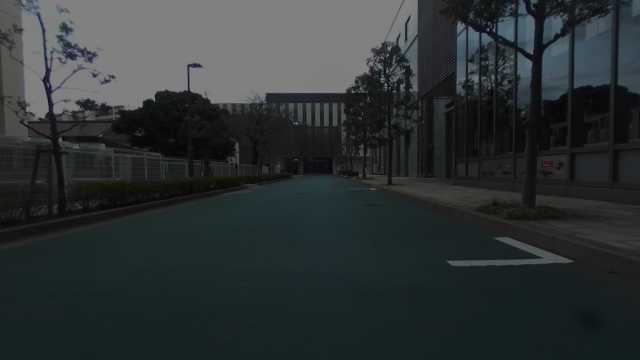
#> input picture e2e_nav_box1/sample_image/03147_alpha0.5.png, 640 x 360 px
$ python change_brightness.py sample_image/03147_alpha0.5.png
#> lines starting #> are read from the running program, lines starting #| are printed output that depends on the picture
#!/usr/bin/env python3
import argparse
import cv2
import sys
from pathlib import Path

def main():
    parser = argparse.ArgumentParser(description="指定した画像の明るさを変更して保存するスクリプト")
    parser.add_argument("image_path", type=str, help="処理する画像のディレクトリまたはファイルのパス")
    parser.add_argument("--beta", type=int, default=30, help="明るさの変動値（負の値で暗く、正の値で明るくなります。推奨: -50 ~ 50）")
    parser.add_argument("--output", type=str, default=None, help="保存先のファイルパス（指定しない場合は元のファイル名に '_beta{値}' が付与されます）")

    args = parser.parse_args()

    img_path = Path(args.image_path)
    if not img_path.exists():
        print(f"エラー: 指定されたファイル・ディレクトリが見つかりません -> {img_path}")
        sys.exit(1)

    # 単一ファイルの場合の処理関数
    def process_image(filepath: Path, output_path: Path = None):
        img = cv2.imread(str(filepath))
#> img is the input picture: shape (360, 640, 3); mean B, G, R 52.1, 51.1, 45.2
        if img is None:
            print(f"スキップ: 画像として読み込めません -> {filepath}")
            return

        # 明るさの変更 (betaを加算、alpha=1.0でコントラストはそのまま)
        adjusted_img = cv2.convertScaleAbs(img, alpha=1.0, beta=args.beta)
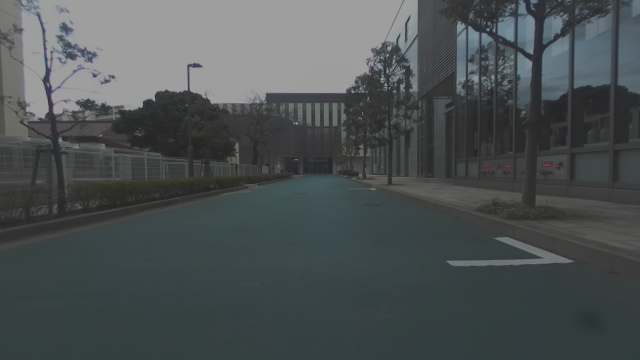
#> adjusted_img: shape (360, 640, 3); mean B, G, R 82.1, 81.1, 75.2

        if output_path is None:
            # e2e_nav_box1/image ディレクトリに保存
            image_dir = Path(__file__).resolve().parent / "image"
            output_path = image_dir / f"{filepath.stem}_beta{args.beta}{filepath.suffix}"
        elif output_path.is_dir() or str(output_path).endswith('/') or not output_path.suffix:
            # outputがディレクトリとして指定された場合、ファイル名を付与
            output_path = output_path / f"{filepath.stem}_beta{args.beta}{filepath.suffix}"

        output_path.parent.mkdir(parents=True, exist_ok=True)
        cv2.imwrite(str(output_path), adjusted_img)
        print(f"保存しました: {output_path}")

    if img_path.is_file():
        # 指定されたのがファイルのとき
        process_image(img_path, Path(args.output) if args.output else None)
    elif img_path.is_dir():
        # 指定されたのがディレクトリのとき（ディレクトリ内の全画像を処理）
        print(f"ディレクトリ内の全画像を処理します: {img_path}")
        count = 0
        for ext in ['.png', '.jpg', '.jpeg']:
            for file in img_path.glob(f'*{ext}'):
                process_image(file)
                count += 1
        print(f"合計 {count} 枚の画像を処理しました。")

if __name__ == "__main__":
    main()

$ run again, on e2e_nav_box1/sample_image/03147_alpha2.0.png
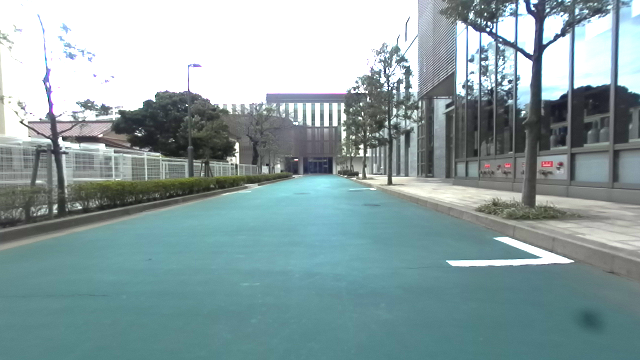
#> input picture e2e_nav_box1/sample_image/03147_alpha2.0.png, 640 x 360 px
#> in process_image, img is the input picture: shape (360, 640, 3); mean B, G, R 162.9, 161, 139.9
#> in process_image, `adjusted_img = cv2.convertScaleAbs(img, alpha=1.0, beta=args.beta)`:
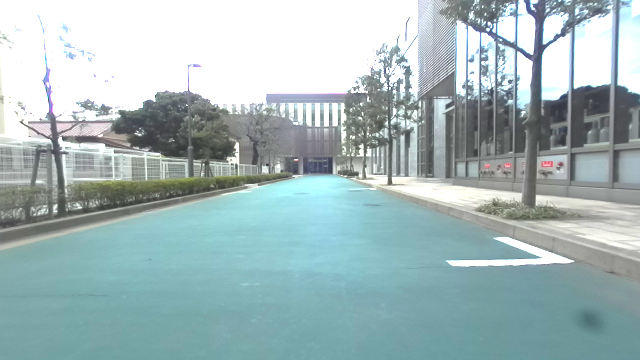
#> adjusted_img: shape (360, 640, 3); mean B, G, R 185.9, 184.2, 163.6
